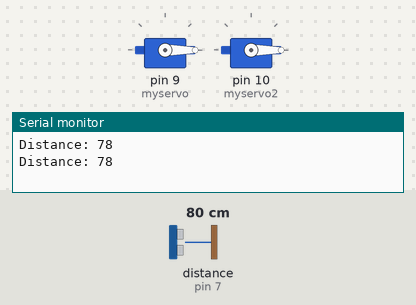
The sketch below on a simulated Arduino Uno, built with avr-gcc and run on an emulated ATmega328P. Shown: 2 × servo, the last lines printed to the serial monitor. Wiring (inferred from the names in the program): ultrasonic range finder: trigger pin 6; echo pin 7. The test bench sets the inputs (shaded band); at power-on: distance to the obstacle (sensor on pin 7) 80 cm. The echo pulse lasts 58.3 µs per cm.

Above: at 1.86 s.
1.9 s: distance to the obstacle (sensor on pin 7) set to 118 cm
5.4 s: distance to the obstacle (sensor on pin 7) set to 127 cm
At 6.9 s:
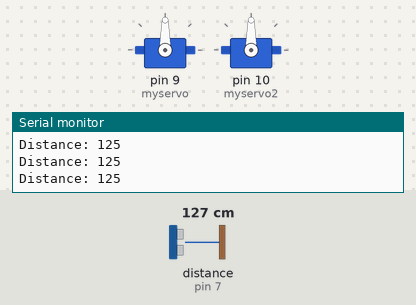
8.9 s: distance to the obstacle (sensor on pin 7) set to 2 cm
At 9.06 s:
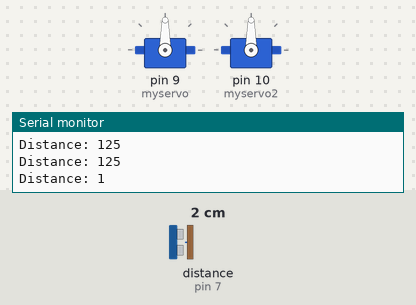
12.4 s: distance to the obstacle (sensor on pin 7) set to 123 cm
At 12.57 s:
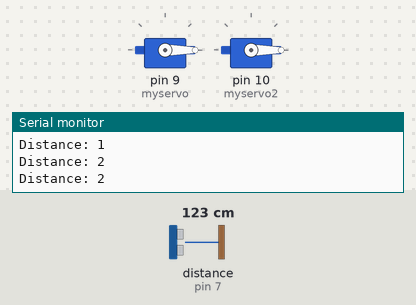
Timing chart, 0 to 14.9 s (numbered marks = the images above; inputs shaded):
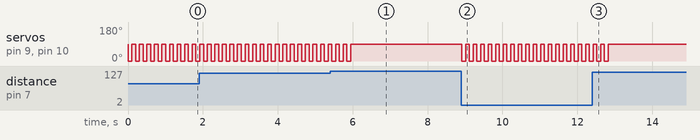

Measured:
- the behaviour switches between 122 and 123 cm on distance to the obstacle (sensor on pin 7) (found by bisection; images 0 and 1)
- after the input at 5.4 s, servo on pin 9 (myservo), servo on pin 10 (myservo2): goes on until 5.9 s, then stays 90°
- after the input at 8.9 s, servo on pin 9 (myservo), servo on pin 10 (myservo2): alternates 90° for 0.10 s and 0° for 0.10 s, starting at once
- after the input at 12.4 s, servo on pin 9 (myservo), servo on pin 10 (myservo2): goes on until 12.8 s, then stays 90°
- by itself, servo on pin 9 (myservo), servo on pin 10 (myservo2): alternates 90° for 0.10 s and 0° for 0.10 s

The sketch:

servoGarland.ino
```cpp
/*
  Ultrasonic Sensor HC-SR04 and Arduino Tutorial

  by Dejan Nedelkovski,
  www.HowToMechatronics.com
  https://howtomechatronics.com/tutorials/arduino/ultrasonic-sensor-hc-sr04/

*/

#include <Servo.h>

// defines pins numbers
const int trigPin = 6;
const int echoPin = 7;

// defines variables
long duration;
int distance;

Servo myservo;  // create servo object to control a servo
Servo myservo2;

void setup() {
  pinMode(trigPin, OUTPUT); // Sets the trigPin as an Output
  pinMode(echoPin, INPUT); // Sets the echoPin as an Input
  Serial.begin(9600); // Starts the serial communication
  myservo.attach(9);  // attaches the servo on pin 9 to the servo object
  myservo2.attach(10);
}

void loop() {
  // Clears the trigPin
  digitalWrite(trigPin, LOW);
  delayMicroseconds(2);

  // Sets the trigPin on HIGH state for 10 micro seconds
  digitalWrite(trigPin, HIGH);
  delayMicroseconds(10);
  digitalWrite(trigPin, LOW);

  // Reads the echoPin, returns the sound wave travel time in microseconds
  duration = pulseIn(echoPin, HIGH);

  // Calculating the distance
  distance = duration * 0.034 / 2;

  // Prints the distance on the Serial Monitor
  Serial.print("Distance: ");
  Serial.println(distance);

  if(distance <= 120){
    for(int i=0; i<5; i ++){
      myservo.write(0);
      myservo2.write(0);
      delay(100);  // waits for the servo to get there
      myservo.write(90);
      myservo2.write(90);
      delay(100);  // waits for the servo to get there
    }
  }
}
```
